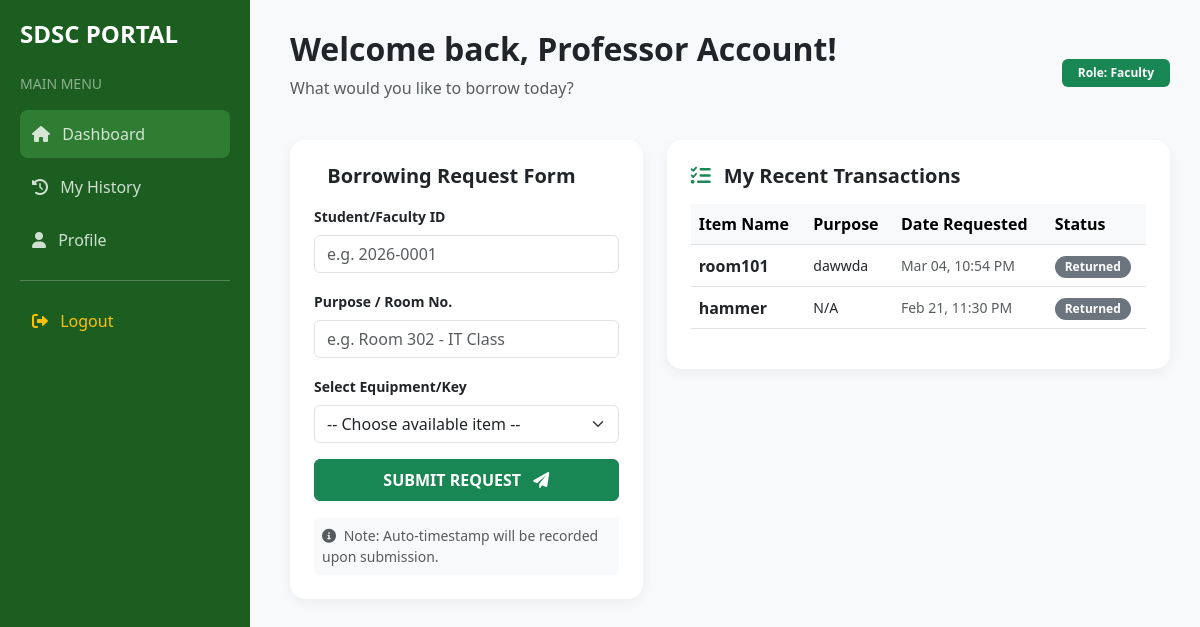
Screenshot of /dashboard_user.php (signed in) with the database file from the repository.
### tables this page shows
CREATE TABLE `requests` (
  `id` int(11) NOT NULL,
  `item_id` int(11) DEFAULT NULL,
  `borrower_name` varchar(255) DEFAULT NULL,
  `student_id` varchar(50) DEFAULT NULL,
  `purpose` varchar(255) DEFAULT NULL,
  `request_date` timestamp NOT NULL DEFAULT current_timestamp(),
  `return_date` datetime DEFAULT NULL,
  `status` varchar(50) DEFAULT 'Pending'
);

CREATE TABLE `equipment` (
  `id` int(11) NOT NULL,
  `item_name` varchar(255) NOT NULL,
  `category` varchar(255) NOT NULL,
  `quantity` int(11) NOT NULL,
  `status` varchar(255) NOT NULL,
  `item_condition` enum('Good Condition','Under Maintenance','Lost') DEFAULT 'Good Condition',
  `date_borrowed` datetime DEFAULT NULL,
  `date_returned` datetime DEFAULT NULL
);

### dashboard_user.php (the view, shortened to what this page needs)
<?php
$conn = mysqli_connect("localhost", "root", "", "sdsc_db");
$user_name = $_SESSION['user_name'] ?? 'User';
$history_query = mysqli_query($conn, "SELECT r.*, e.item_name FROM requests r
                                     JOIN equipment e ON r.item_id = e.id
                                     WHERE r.borrower_name = '$user_name' ORDER BY r.id DESC");
?>
<!DOCTYPE html>
<html lang="en">
<head>
    <link rel="stylesheet" href="https://cdn.jsdelivr.net/npm/bootstrap@5.3.0/dist/css/bootstrap.min.css">
    <link rel="stylesheet" href="https://cdnjs.cloudflare.com/ajax/libs/font-awesome/6.0.0/css/all.min.css">
</head>
<body>
<div class="sidebar">
    <h4 class="fw-bold mb-4">SDSC PORTAL</h4>
    <p class="small text-uppercase opacity-50">Main Menu</p>
    <a href="#" class="active"><i class="fa-solid fa-house me-2"></i> Dashboard</a>
    <a href="#"><i class="fa-solid fa-clock-rotate-left me-2"></i> My History</a>
    <a href="#"><i class="fa-solid fa-user me-2"></i> Profile</a>
    <hr>
    <a href="logout.php" class="text-warning"><i class="fa-solid fa-right-from-bracket me-2"></i> Logout</a>
</div>
<div class="main-content">
    <div class="d-flex justify-content-between align-items-center mb-4">
        <div>
            <h2 class="fw-bold">Welcome back, <?php echo htmlspecialchars($user_name); ?>!</h2>
            <p class="text-muted">What would you like to borrow today?</p>
        </div>
        <div class="text-end">
            <span class="badge bg-success py-2 px-3">Role: <?php echo ucfirst($_SESSION['role']); ?></span>
        </div>
    </div>
    <div class="row g-4">
        <div class="col-lg-5">
            <div class="card p-4">
                <h5 class="fw-bold mb-3"><i class="fa-solid fa-file-pen me-2 text-success"></i> Borrowing Request Form</h5>
                <form method="POST">
                    <div class="mb-3">
                        <label class="form-label small fw-bold">Student/Faculty ID</label>
                        <input type="text" name="student_id" class="form-control" placeholder="e.g. 2026-0001" required>
                    </div>
                    <div class="mb-3">
                        <label class="form-label small fw-bold">Purpose / Room No.</label>
                        <input type="text" name="purpose" class="form-control" placeholder="e.g. Room 302 - IT Class" required>
                    </div>
                    <div class="mb-3">
                        <label class="form-label small fw-bold">Select Equipment/Key</label>
                        <select name="item_id" class="form-select" required>
                            <option value="">-- Choose available item --</option>
                        </select>
                    </div>
                    <button type="submit" name="request_borrow" class="btn btn-success w-100 py-2 fw-bold">
                        SUBMIT REQUEST <i class="fa-solid fa-paper-plane ms-2"></i>
                    </button>
                </form>
                <div class="mt-3 small text-muted bg-light p-2 rounded">
                    <i class="fa-solid fa-circle-info me-1"></i> Note: Auto-timestamp will be recorded upon submission.
                </div>
            </div>
        </div>
        <div class="col-lg-7">
            <div class="card p-4">
                <h5 class="fw-bold mb-3"><i class="fa-solid fa-list-check me-2 text-success"></i> My Recent Transactions</h5>
                <div class="table-responsive">
                    <table class="table align-middle">
                        <thead class="table-light">
                            <tr>
                                <th>Item Name</th>
                                <th>Purpose</th>
                                <th>Date Requested</th>
                                <th>Status</th>
                            </tr>
                        </thead>
                        <tbody>
                            <?php if(mysqli_num_rows($history_query) > 0): ?>
                                <?php while($hist = mysqli_fetch_assoc($history_query)): ?>
                                <tr>
                                    <td class="fw-bold"><?php echo htmlspecialchars($hist['item_name']); ?></td>
                                    <td class="small"><?php echo htmlspecialchars($hist['purpose'] ?? 'N/A'); ?></td>
                                    <td class="small text-muted">
                                        <?php echo isset($hist['request_date']) ? date('M d, g:i A', strtotime($hist['request_date'])) : 'Just now'; ?>
                                    </td>
                                    <td>
                                        <?php if($hist['status'] === 'Pending'): ?>
                                            <span class="badge bg-warning text-dark status-badge">Pending Approval</span>
                                        <?php elseif($hist['status'] === 'Approved'): ?>
                                            <span class="badge bg-success status-badge">Borrowed</span>
                                        <?php else: ?>
                                            <span class="badge bg-secondary status-badge"><?php echo $hist['status']; ?></span>
                                        <?php endif; ?>
                                    </td>
                                </tr>
                                <?php endwhile; ?>
                            <?php else: ?>
                                <tr><td colspan="4" class="text-center text-muted py-4">No requests found yet.</td></tr>
                            <?php endif; ?>
                        </tbody>
                    </table>
                </div>
            </div>
        </div>
    </div>
</div>
</body>
</html>

### dashboard_user.php (style rules this page uses)
body { background-color: #f8f9fa; font-family: 'Segoe UI', sans-serif; }
.sidebar { height: 100vh; background: #1b5e20; color: white; padding: 20px; position: fixed; width: 250px; }
.main-content { margin-left: 260px; padding: 30px; }
.sidebar a { color: rgba(255,255,255,0.8); text-decoration: none; display: block; padding: 12px; border-radius: 8px; margin-bottom: 5px; }
.sidebar a:hover, .active { background: #2e7d32; color: white; }
.card { border: none; border-radius: 15px; box-shadow: 0 4px 12px rgba(0,0,0,0.05); }
.status-badge { font-size: 0.75rem; padding: 5px 10px; border-radius: 20px; }

### rows the page displays
requests: equipment.item_name "room101", purpose "dawwda", request_date "Mar 04, 10:54 PM", status "Returned"
requests: equipment.item_name "hammer", purpose "N/A", request_date "Feb 21, 11:30 PM", status "Returned"

### other values shown
$user_name "Professor Account"
$_SESSION['role'] "Faculty"
